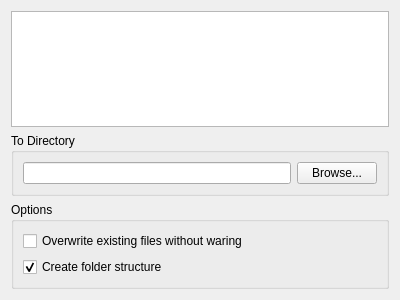
<?xml version="1.0" encoding="UTF-8"?>
<ui version="4.0">
 <class>WizardPageFileSystemExport</class>
 <widget class="QWizardPage" name="WizardPageFileSystemExport">
  <property name="geometry">
   <rect>
    <x>0</x>
    <y>0</y>
    <width>400</width>
    <height>300</height>
   </rect>
  </property>
  <property name="windowTitle">
   <string/>
  </property>
  <property name="title">
   <string>File System</string>
  </property>
  <property name="subTitle">
   <string>Export workspace to the local file system.</string>
  </property>
  <layout class="QVBoxLayout" name="verticalLayout">
   <item>
    <widget class="QTreeWidget" name="treeWidget">
     <attribute name="headerVisible">
      <bool>false</bool>
     </attribute>
     <column>
      <property name="text">
       <string notr="true">1</string>
      </property>
     </column>
    </widget>
   </item>
   <item>
    <widget class="QGroupBox" name="groupBox">
     <property name="title">
      <string>To Directory</string>
     </property>
     <layout class="QHBoxLayout" name="horizontalLayout_2">
      <item>
       <widget class="QLineEdit" name="lineEditDestDirectory"/>
      </item>
      <item>
       <widget class="QPushButton" name="pushButtonBrowse">
        <property name="text">
         <string>Browse...</string>
        </property>
       </widget>
      </item>
     </layout>
    </widget>
   </item>
   <item>
    <widget class="QGroupBox" name="groupBox_2">
     <property name="title">
      <string>Options</string>
     </property>
     <layout class="QVBoxLayout" name="verticalLayout_2">
      <item>
       <widget class="QCheckBox" name="checkBoxOverwriteData">
        <property name="text">
         <string>Overwrite existing files without waring</string>
        </property>
       </widget>
      </item>
      <item>
       <widget class="QCheckBox" name="checkBoxFolderStructure">
        <property name="text">
         <string>Create folder structure</string>
        </property>
        <property name="checked">
         <bool>true</bool>
        </property>
       </widget>
      </item>
     </layout>
    </widget>
   </item>
  </layout>
 </widget>
 <resources/>
 <connections>
  <connection>
   <sender>pushButtonBrowse</sender>
   <signal>released()</signal>
   <receiver>WizardPageFileSystemExport</receiver>
   <slot>browseTargetDirectory()</slot>
   <hints>
    <hint type="sourcelabel">
     <x>378</x>
     <y>185</y>
    </hint>
    <hint type="destinationlabel">
     <x>394</x>
     <y>244</y>
    </hint>
   </hints>
  </connection>
 </connections>
 <slots>
  <slot>browseTargetDirectory()</slot>
 </slots>
</ui>
